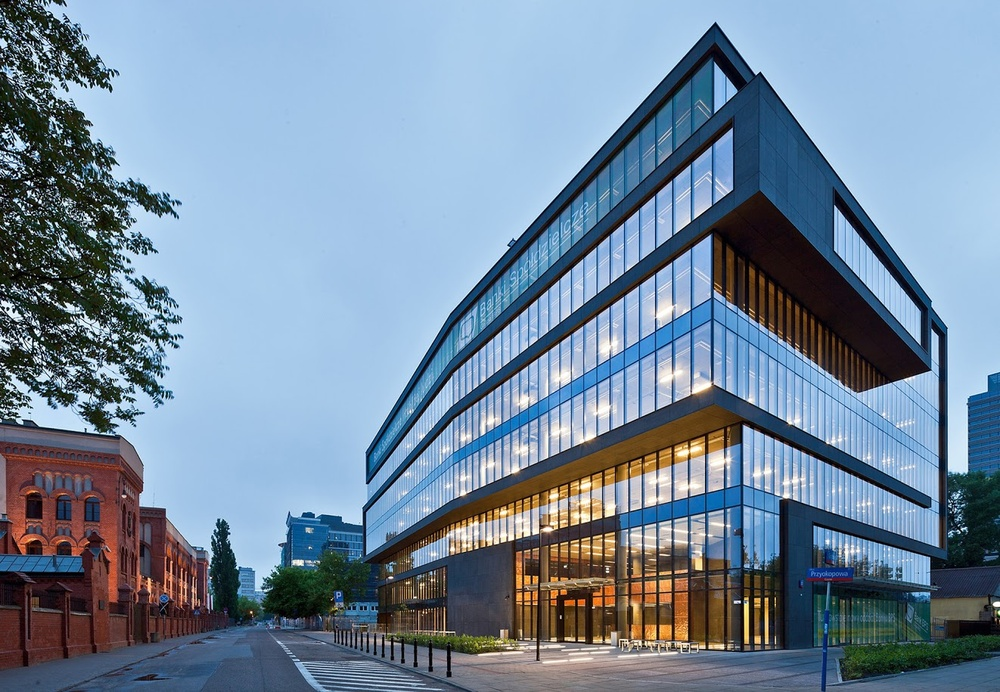
#> input picture ComputerVision/Tutorial03_Image_Gradients_Edge_Detection/Portada.jpg, 1000 x 692 px, shrunk from 1322 x 915 before the run, found by its file name
$ jupyter execute 'Tutorial_III(student_version).ipynb'
#> lines starting #> are read from the running program, lines starting #| are printed output that depends on the picture
**IMPORT HEADERS**

[cell 1]
import cv2
import numpy as np
from matplotlib import pyplot as plt

**READ IMAGE**

[cell 2]
img = cv2.imread("/content/Portada.jpg",0)
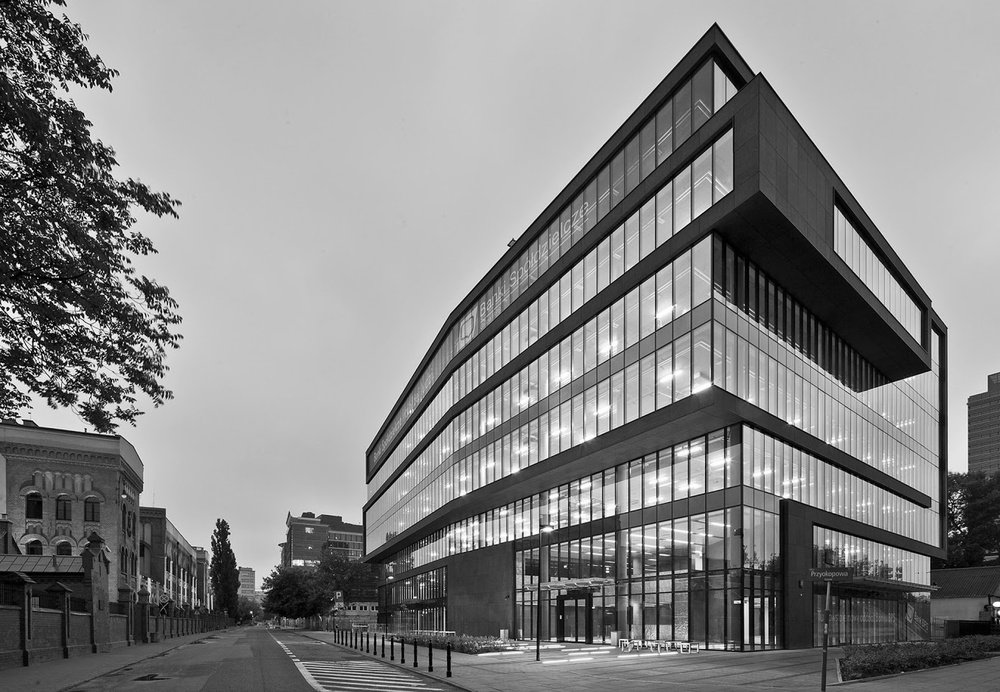
#> img: shape (692, 1000); min 0, max 255, mean 133.3
